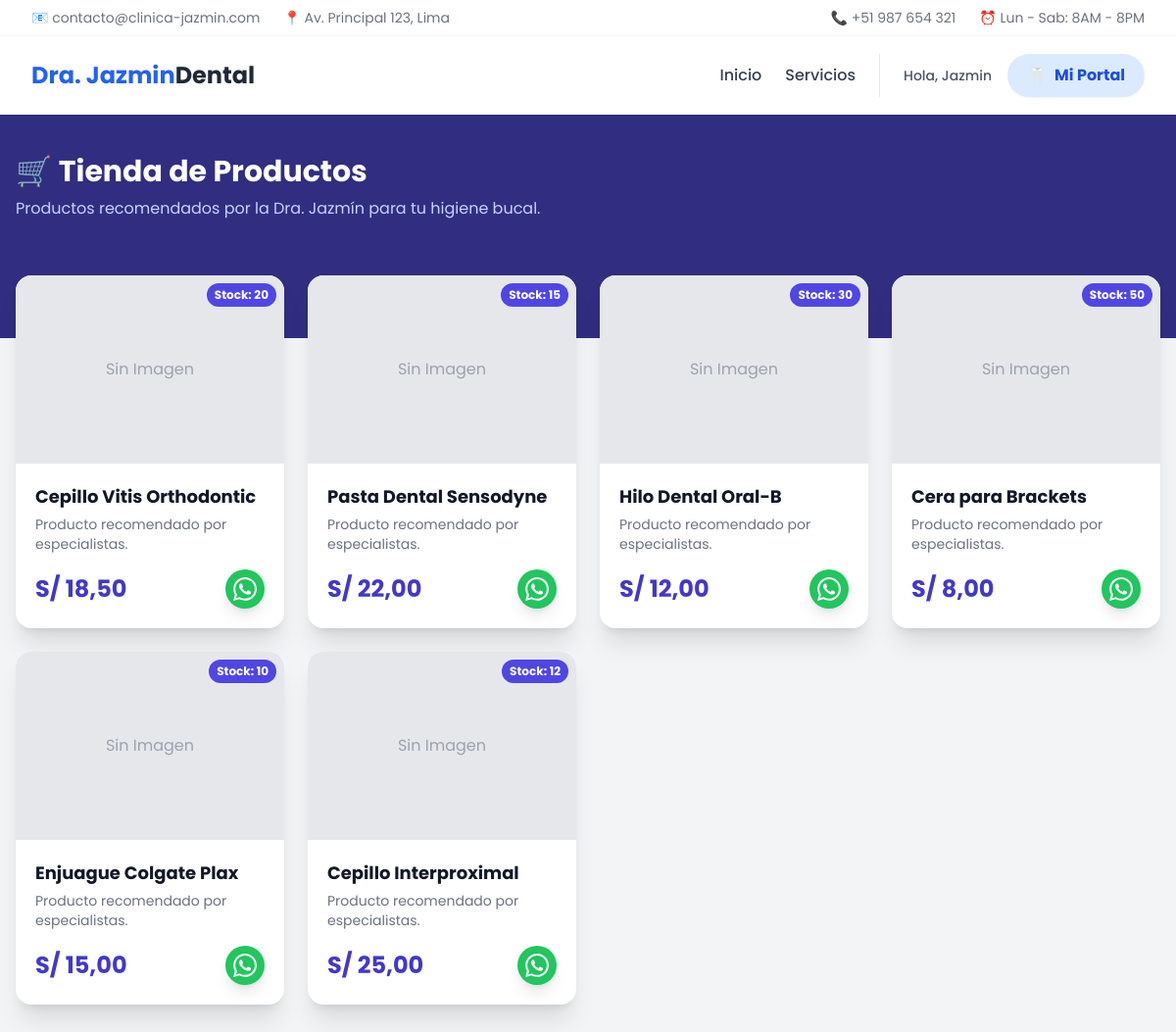
The app's page /tienda/ (signed in) with its own data.
### apps/core/models.py (models this page shows, shortened)
class Producto(models.Model):
    nombre = models.CharField(max_length=100, verbose_name="Nombre del Producto")
    descripcion = models.TextField(verbose_name="Descripción")
    precio = models.DecimalField(max_digits=10, decimal_places=2, verbose_name="Precio (S/)")
    imagen = models.ImageField(upload_to='productos/', verbose_name="Foto del Producto")
    stock = models.PositiveIntegerField(default=0, verbose_name="Stock Disponible")
    class Meta:
        verbose_name = "Producto en Venta"
        verbose_name_plural = "Tienda (Productos)"

### apps/core/views.py (the view)
# urls.py: path('tienda/', views.tienda, name='tienda'),
@never_cache # <--- Protegemos la tienda
@login_required
def tienda(request):
    productos = Producto.objects.filter(stock__gt=0) # Solo los que tienen stock
    return render(request, 'pacientes/tienda.html', {'productos': productos})

### templates/pacientes/tienda.html (shortened to what this page needs)
{% extends 'base/base.html' %}
{% block content %}
<div class="bg-gray-100 min-h-screen pb-12">
    <div class="bg-indigo-900 pb-20">
        <div class="max-w-7xl mx-auto py-10 px-4">
            <h1 class="text-3xl font-bold text-white">🛒 Tienda de Productos</h1>
            <p class="text-indigo-200 mt-2">Productos recomendados por la Dra. Jazmín para tu higiene bucal.</p>
        </div>
    </div>
    <div class="max-w-7xl mx-auto px-4 -mt-16">
        <div class="grid grid-cols-1 sm:grid-cols-2 lg:grid-cols-4 gap-6">
            {% for p in productos %}
            <div class="bg-white rounded-2xl shadow-xl overflow-hidden hover:scale-105 transition duration-300">
                <div class="h-48 bg-gray-200 relative">
                    {% if p.imagen %}
                        <img src="{{ p.imagen.url }}" class="w-full h-full object-cover">
                    {% else %}
                        <div class="flex items-center justify-center h-full text-gray-400">Sin Imagen</div>
                    {% endif %}
                    <div class="absolute top-2 right-2 bg-indigo-600 text-white text-xs font-bold px-2 py-1 rounded-full">
                        Stock: {{ p.stock }}
                    </div>
                </div>
                <div class="p-5">
                    <h3 class="font-bold text-gray-900 text-lg">{{ p.nombre }}</h3>
                    <p class="text-gray-500 text-sm mt-1 h-10 overflow-hidden">{{ p.descripcion }}</p>
                    <div class="flex items-center justify-between mt-4">
                        <span class="text-2xl font-bold text-indigo-700">S/ {{ p.precio }}</span>
                        <a href="https://wa.me/51999999999?text=Hola,%20quiero%20comprar%20{{ p.nombre }}%20precio%20S/{{ p.precio }}"
                           target="_blank"
                           class="bg-green-500 hover:bg-green-600 text-white p-2 rounded-full shadow-lg transition">
                        </a>
                    </div>
                </div>
            </div>
            {% empty %}
            <div class="col-span-4 text-center py-10">
                <p class="text-gray-500">Aún no hay productos en la tienda.</p>
            </div>
            {% endfor %}
        </div>
    </div>
</div>
{% endblock %}

### templates/base/base.html (shortened to what this page needs)
{% load static %}
<!DOCTYPE html>
<html lang="es">
<head>
    <script src="https://cdn.tailwindcss.com"></script>
</head>
<body class="bg-white flex flex-col min-h-screen"> <div class="bg-white border-b border-gray-100 py-2 hidden md:block">
        <div class="max-w-7xl mx-auto px-4 sm:px-6 lg:px-8 flex justify-between items-center text-sm text-gray-500">
            <div class="flex space-x-6">
                <span>📧 contacto@clinica-jazmin.com</span>
                <span>📍 Av. Principal 123, Lima</span>
            </div>
            <div class="flex space-x-6">
                <span>📞 +51 987 654 321</span>
                <span>⏰ Lun - Sab: 8AM - 8PM</span>
            </div>
        </div>
    </div>
    <nav class="bg-white shadow-sm sticky top-0 z-50">
        <div class="max-w-7xl mx-auto px-4 sm:px-6 lg:px-8">
            <div class="flex justify-between h-20">
                <div class="flex-shrink-0 flex items-center">
                    <a href="{% url 'home' %}" class="text-2xl font-bold text-blue-600">
                        Dra. Jazmin<span class="text-gray-800">Dental</span>
                    </a>
                </div>
                <div class="hidden md:flex space-x-6 items-center">
                    <a href="{% url 'home' %}" class="text-gray-700 hover:text-blue-600 font-medium transition">Inicio</a>
                    <a href="{% url 'home' %}#servicios" class="text-gray-700 hover:text-blue-600 font-medium transition">Servicios</a>
                    {% if user.is_authenticated %}
                        <div class="flex items-center space-x-4 border-l pl-6 ml-2 border-gray-200">
                            <span class="text-gray-600 text-sm font-medium">
                                Hola, {{ user.first_name|default:user.username }}
                            </span>
                            <a href="{% url 'dashboard' %}" class="bg-blue-100 text-blue-700 px-5 py-2.5 rounded-full font-bold hover:bg-blue-200 transition shadow-sm flex items-center gap-2">
                                <span>🦷</span> Mi Portal
                            </a>
                        </div>
                    {% endif %}
                    </div>
            </div>
        </div>
    </nav>
    <main class="flex-grow">
        {% block content %}
        {% endblock %}
    </main>
</body>
</html>

### templates/base/base.html (style rules this page uses)
body { font-family: 'Poppins', sans-serif; }

### records on screen
Producto: imagen "Sin Imagen", stock "20", nombre "Cepillo Vitis Orthodontic", descripcion "Producto recomendado por especialistas.", precio "18,50"
Producto: imagen "Sin Imagen", stock "15", nombre "Pasta Dental Sensodyne", descripcion "Producto recomendado por especialistas.", precio "22,00"
Producto: imagen "Sin Imagen", stock "30", nombre "Hilo Dental Oral-B", descripcion "Producto recomendado por especialistas.", precio "12,00"
Producto: imagen "Sin Imagen", stock "50", nombre "Cera para Brackets", descripcion "Producto recomendado por especialistas.", precio "8,00"
Producto: imagen "Sin Imagen", stock "10", nombre "Enjuague Colgate Plax", descripcion "Producto recomendado por especialistas.", precio "15,00"
Producto: imagen "Sin Imagen", stock "12", nombre "Cepillo Interproximal", descripcion "Producto recomendado por especialistas.", precio "25,00"

### other values on screen
{{ user.first_name|default:user.username }} "Jazmin"
